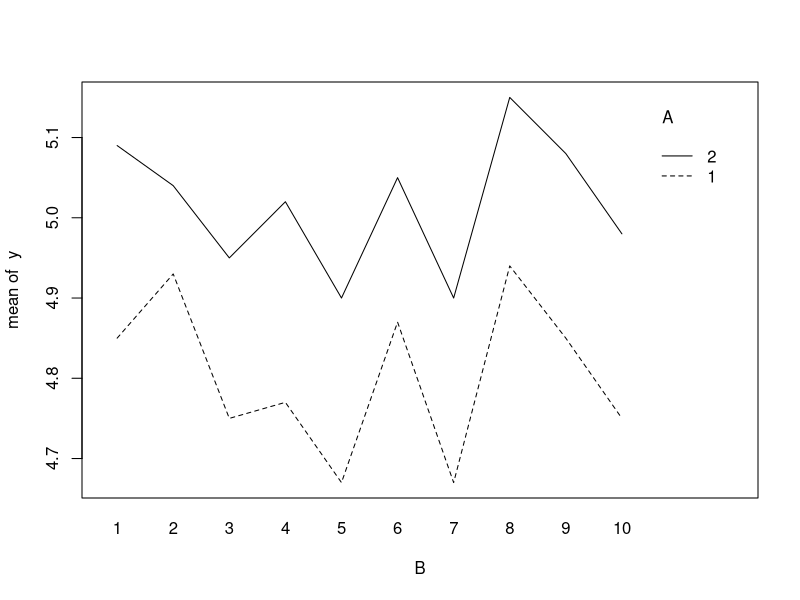
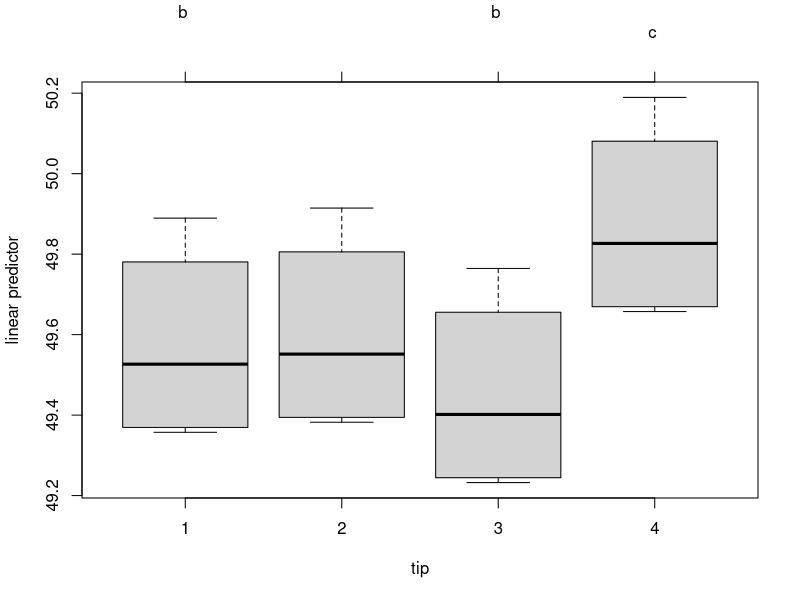

These charts were generated, in order, by the following R code:
## ---- chunk 1
#knitr::opts_chunk$set(tidy.opts = list(width.cutoff = 80), tidy = TRUE)
knitr::opts_chunk$set(tidy.opts = list(width.cutoff = 80))
knitr::opts_chunk$set(warning = FALSE, message = FALSE) 
library("lme4")
library("lmerTest")
# we will need this package for performing Fisher comparisons and groupings
library("multcomp")

paired.test = function(y1,y2,alpha=.05) 
{
  d = y1 - y2
  
  n = length(d)
  d.bar = mean(d)
  s.d = sd(d)
  SE = s.d/sqrt(n)
  
  t.0 = d.bar / SE
  p.value = 2*pt(abs(t.0),df=n-1,lower.tail = FALSE)
  
  t.mult = qt(alpha/2,lower.tail = FALSE, df=n-1)
  lower.est = d.bar - t.mult*SE
  upper.est = d.bar + t.mult*SE
  
  table1 = matrix(c(n,d.bar,s.d),nrow = 1)
  dimnames(table1) = list(c(""),c("sample.size","mean.diff","sd.diff"))
  print(table1)
  
  table2 = matrix(c(t.0,p.value),nrow = 1)
  dimnames(table2) = list(c(""),c("test statistic","p-value"))
  print(table2)
  
  table3 = matrix(c(d.bar,lower.est,upper.est),nrow = 1)
  dimnames(table3) = list(c(""),c("estimated difference","lower limit","upper limit"))
  print(table3,digits = 3)
}

## ---- chunk 2
library("readxl")
data = read_excel("handout7data.xlsx")
A = as.factor(na.omit(data$o))
B = as.factor(na.omit(data$fuse))
y = na.omit(data$time)

op1 = na.omit(data$`operator 1`)
op2 = na.omit(data$`operator 2`)

paired.test(op1,op2)
## ---- chunk 3
# factor A is the operator (fixed effect)
# factor B is the block factor (random effect)
# y is the response

# tau1 + tau2 = 0
contrasts(A)=contr.sum

# the 1 in front of B signifies that block levels are randomly selected from a
# common distribution.
random1.mod = lmer(y ~ (1|B) + A)

# the anova command is used to compute the test for fixed effects.
anova(random1.mod)
## ---- chunk 4
anova(aov(y~A+B))
## ---- chunk 5
interaction.plot(B,A,y)
## ---- chunk 6
tip = as.factor(data$tip) # tip level factor : fixed effect
spec = as.factor(data$specimen) # metal specimen : random effect
hard = data$hardness

# fixed effect tau1 + tau2 = 0 (for tip1 and tip2)
contrasts(tip)=contr.sum

# the 1 in front of s signifies that batch levels are randomly selected from a
# common distribution.
random.mod = lmer(hard ~ (1|spec) + tip)

#The anova command is used to compute the test for fixed effects.
anova(random.mod)
## ---- chunk 7
comps = glht(random.mod,linfct = mcp(tip="Tukey"))
summary(comps,test=univariate())
cld(summary(comps,test=univariate()))
## ---- chunk 8
plot(cld(summary(comps,test=univariate())))
## ---- chunk 9
summary(random.mod)$varcor
## ---- chunk 10
# since the fixed effect estimates must sum to 0, the estimate at level a=4 is
# the negative of the sum of the fixed effect estimates at levels 1 through a-1.
estimates = summary(random.mod)
estimates.tau.hat = c(estimates$coefficients[1:4,1],0-sum(estimates$coefficients[2:4,1]))
names(estimates.tau.hat) = c("mu","tau1","tau2","tau3","tau4")
estimates.tau.hat
